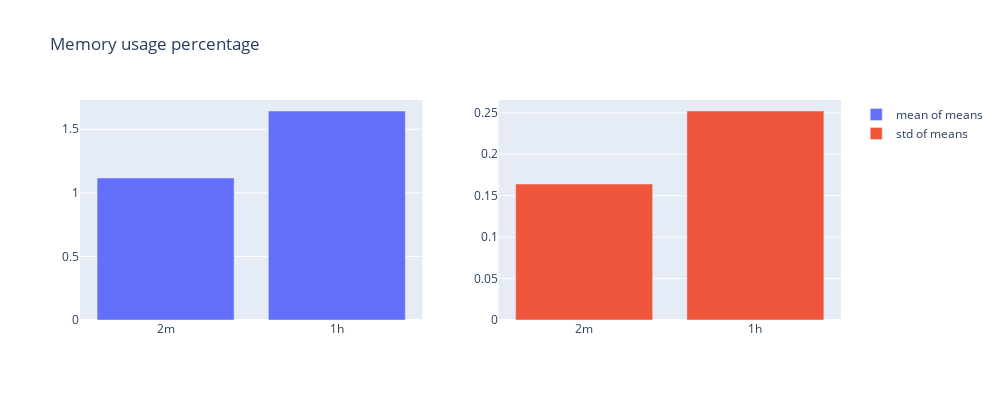

Notebook code for this chart:
### Code cell
bar_plot("Memory usage percentage","memory_usage_plot", memory_usage)

### Figure 1 — Plotly figure (JSON) as saved in the notebook; plotly's stock layout.template omitted (floating-point values rounded to 4 significant figures)
{"data": [{"name": "mean of means", "type": "bar", "x": ["2m", "1h"], "xaxis": "x", "y": [1.117, 1.643], "yaxis": "y"}, {"name": "std of means", "type": "bar", "x": ["2m", "1h"], "xaxis": "x2", "y": [0.1641, 0.2522], "yaxis": "y2"}], "layout": {"height": 400, "title": {"text": "Memory usage percentage"}, "width": 1000, "xaxis": {"anchor": "y", "autorange": true, "domain": [0, 0.45], "range": [-0.5, 1.5], "type": "category"}, "xaxis2": {"anchor": "y2", "autorange": true, "domain": [0.55, 1], "range": [-0.5, 1.5], "type": "category"}, "yaxis": {"anchor": "x", "autorange": true, "domain": [0, 1], "range": [0, 1.73], "type": "linear"}, "yaxis2": {"anchor": "x2", "autorange": true, "domain": [0, 1], "range": [0, 0.2655], "type": "linear"}}}
